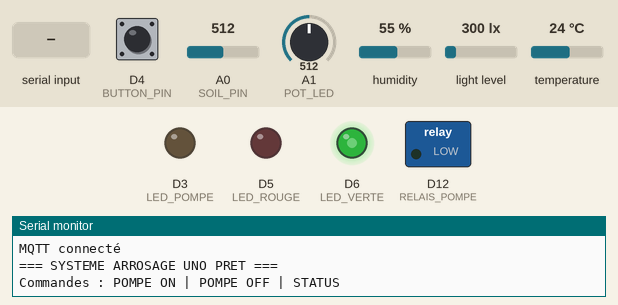
A sketch run on a simulated Arduino MKR. Parts: switched loads named in the sketch (green lamp = pin HIGH), output pins drawn as LEDs (lit = HIGH), the last lines printed to the serial monitor. Dashed ring = blinking. The test bench sets the inputs (shaded band); at power-on: A1 (POT_LED) = 512, A0 (SOIL_PIN) = 512, D4 (BUTTON_PIN) HIGH, humidity 55 %, light level 300 lx, temperature 24 °C. WiFi joins after 1.5 s; servers stay silent unless stated; no MQTT or app messages arrive unless stated.

Above: at 4.7 s.
4.8 s: "POMPE ON\n" received over Serial
At 5.1 s:
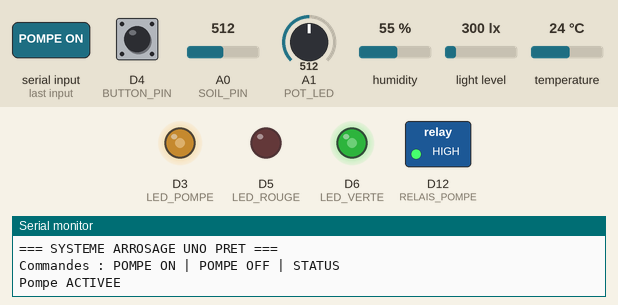
6.3 s: A1 (POT_LED) set to 716
At 8.7 s:
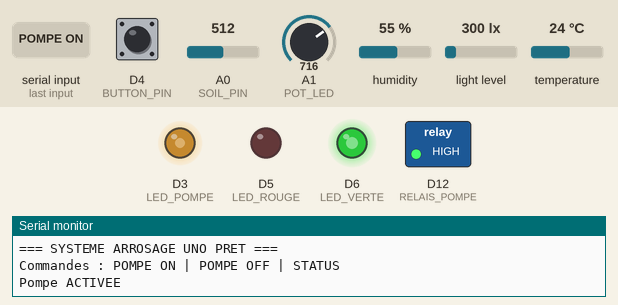
9.0 s: A0 (SOIL_PIN) set to 824
10.7 s: A0 (SOIL_PIN) set to 845
At 12.7 s:
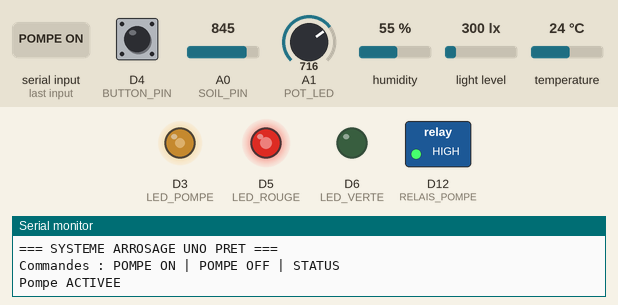
13.0 s: "POMPE OFF\n" received over Serial
At 13.7 s:
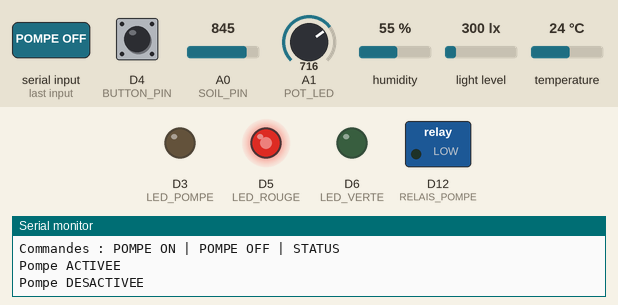
14.5 s: D4 (BUTTON_PIN) pulled LOW for 3.2 s
At 14.9 s:
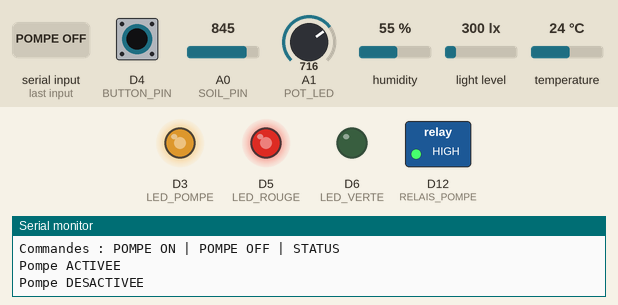
Timing chart, 0 to 20.0 s (numbered marks = the images above; inputs shaded):
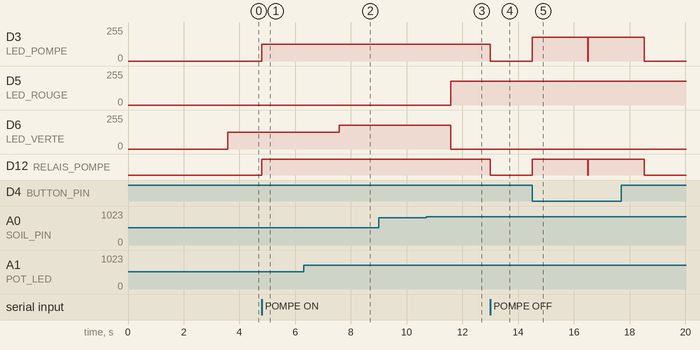

Measured:
- the behaviour switches between 836 and 837 on A0 (SOIL_PIN) (found by bisection; images 2 and 3)
- after the input at 4.8 s, D3 (LED_POMPE): 0/255 → 127/255 at once; D12 (RELAIS_POMPE): LOW → HIGH at once
- after the input at 6.3 s, D6 (LED_VERTE): 127/255 → 178/255 after 1.3 s
- after the input at 9.0 s, every drawn part: stays the same
- after the input at 10.7 s, D5 (LED_ROUGE): 0/255 → 178/255 after 0.88 s; D6 (LED_VERTE): 178/255 → 0/255 after 0.88 s
- after the input at 13.0 s, D3 (LED_POMPE): 127/255 → 0/255 at once; D12 (RELAIS_POMPE): HIGH → LOW at once
- after the input at 14.5 s, D3 (LED_POMPE): 0/255 → 178/255 at once, → 0/255 4.0 s later; D12 (RELAIS_POMPE): alternates HIGH for 2.0 s and LOW for 0.02 s, starting at once

The sketch:

IOT.ino
```cpp
#include <DHT.h>
#include <Adafruit_Sensor.h>
#include <Adafruit_TSL2591.h>
#include <WiFiNINA.h>
#include <ArduinoMqttClient.h>

// ===================== PINS =====================

// LEDs sur pins PWM
#define LED_VERTE 6
#define LED_ROUGE 5
#define LED_POMPE 3

// Capteurs
#define DHTPIN 13
#define DHTTYPE DHT22
#define SOIL_PIN A0
#define POT_LED A1
#define BUTTON_PIN 4

// Pompe (relais)
#define RELAIS_POMPE 12

// ===================== OBJETS =====================
DHT dht(DHTPIN, DHTTYPE);
Adafruit_TSL2591 tsl = Adafruit_TSL2591(2591);
WiFiSSLClient wifiClient;
MqttClient mqttClient(wifiClient);

// ===================== VARIABLES =====================
bool pompeState = false;
bool tslPresent = false;

unsigned long lastRead = 0;
unsigned long lastMqttSend = 0;
unsigned long lastPumpActivation = 0;

float humAir = NAN;
float tempAir = NAN;
float lux = -1;
int humSol = -1;
int humValue = -1;

const char broker[] = "108d626db3644648a1521cc3fc8f0112.s1.eu.hivemq.cloud";
int port = 8883;

char mqttUser[] = "isnubi";
char mqttPass[] = "Bornforrevolution1*";

char ssid[] = "devolo-007";
char pass[] = "TJPBTRLVHXRHJILM";

bool serialEnabled = false;

// ===================================================
void connectWiFi() {
  Serial.print("Connexion WiFi...");
  while (WiFi.begin(ssid, pass) != WL_CONNECTED) {
    delay(2000);
    Serial.print(".");
  }
  Serial.println("\nWiFi connecté");
  Serial.print("IP : ");
  Serial.println(WiFi.localIP());
}

void connectMQTT() {
  Serial.print("Connexion MQTT...");
  mqttClient.setUsernamePassword(mqttUser, mqttPass);
  while (!mqttClient.connect(broker, port)) {
    Serial.print("Erreur MQTT: ");
    Serial.println(mqttClient.connectError());
    delay(2000);
  }
  Serial.println("\nMQTT connecté");
}

// ===================================================
// ===================== SETUP ========================
// ===================================================
void setup() {
  Serial.begin(9600);
  delay(2000);

  pinMode(LED_VERTE, OUTPUT);
  pinMode(LED_ROUGE, OUTPUT);
  pinMode(LED_POMPE, OUTPUT);
  pinMode(RELAIS_POMPE, OUTPUT);
  pinMode(BUTTON_PIN, INPUT_PULLUP);

  digitalWrite(RELAIS_POMPE, LOW);  // pompe OFF

  dht.begin();

  if (tsl.begin()) {
    tsl.setGain(TSL2591_GAIN_MED);
    tsl.setTiming(TSL2591_INTEGRATIONTIME_100MS);
    tslPresent = true;
    Serial.println("TSL2591 OK");
  } else {
    Serial.println("TSL2591 ABSENT");
  }

  connectWiFi();
  connectMQTT();

  Serial.println("=== SYSTEME ARROSAGE UNO PRET ===");
  Serial.println("Commandes : POMPE ON | POMPE OFF | STATUS");
}

// ===================================================
// ===================== LOOP =========================
// ===================================================
void loop() {
  // Intensité LEDs
  int potValue = analogRead(POT_LED);
  int brightness = map(potValue, 0, 1023, 0, 255);

  // Activation manuelle de la pompe avec le bouton
  bool buttonPressed = digitalRead(BUTTON_PIN) == LOW;
  if (buttonPressed && !pompeState) {
    pompeState = true;
    digitalWrite(RELAIS_POMPE, HIGH);
    analogWrite(LED_POMPE, brightness);
    delay(1000); // Pompe activée pendant 1 seconde
    lastPumpActivation = millis();
    pompeState = false;
    digitalWrite(RELAIS_POMPE, LOW);
    digitalWrite(LED_POMPE, LOW);
  }

  // Lecture des capteurs (toutes les 2 secondes)
  if (millis() - lastRead > 2000) {
    lastRead = millis();

    // DHT22
    humAir = dht.readHumidity();
    tempAir = dht.readTemperature();

    // Hygromètrie du sol
    humValue = analogRead(SOIL_PIN);
    humValue = constrain(humValue, 400, 1023);
    humSol = map(humValue, 400, 1023, 100, 0);

    // Luminosité
    if (tslPresent) {
      sensors_event_t event;
      tsl.getEvent(&event);
      lux = event.light ? event.light : 0;
    }

    // Gestion des LEDs en fonction de l'humidité du sol
    if (!isnan(humSol)) {
      if (humSol > 30.0) {
        analogWrite(LED_VERTE, brightness);
        digitalWrite(LED_ROUGE, LOW);
      } else {
        digitalWrite(LED_VERTE, LOW);
        analogWrite(LED_ROUGE, brightness);
      }

      // Activation automatique de la pompe si l'humidité du sol est < 30% avec un délai de 5 minutes entre chaque activation
      if (humSol < 30 && !pompeState && millis() - lastPumpActivation > 300000) {
        pompeState = true;
        digitalWrite(RELAIS_POMPE, HIGH);
        analogWrite(LED_POMPE, brightness);
        delay(1000); // Pompe activée pendant 1 seconde
        pompeState = false;
        digitalWrite(RELAIS_POMPE, LOW);
        digitalWrite(LED_POMPE, LOW);
        lastPumpActivation = millis();
      }
    } else {
      digitalWrite(LED_VERTE, LOW);
      digitalWrite(LED_ROUGE, LOW);
    }
  }

  // Envoi MQTT (toutes les 5 secondes)
  if (millis() - lastMqttSend > 5000) {
    mqttClient.poll();

    lastMqttSend = millis();
    sendMQTT(humAir, tempAir, humSol, lux, pompeState);

    // Affichage série
    if (serialEnabled == true) {
      Serial.print("Air H: ");
      Serial.print(isnan(humAir) ? -1 : humAir);
      Serial.print("% | T: ");
      Serial.print(isnan(tempAir) ? -1 : tempAir);
      Serial.print("C | Sol: ");
      Serial.print(humSol);
      Serial.print("% (");
      Serial.print(humValue);
      Serial.print(") | Lux: ");
      if (lux >= 0) Serial.println(lux);
      else Serial.println("N/A");
    }
  }

  handleSerial();
}

void handleSerial() {
  if (Serial.available()) {
    String cmd = Serial.readStringUntil('\n');
    cmd.trim();

    if (cmd == "POMPE ON") {
      // On récupère l'intensité pour la LED
      int potValue = analogRead(POT_LED);
      int brightness = map(potValue, 0, 1023, 0, 255);

      pompeState = true;
      digitalWrite(RELAIS_POMPE, HIGH);
      analogWrite(LED_POMPE, brightness);
      Serial.println("Pompe ACTIVEE");
    } else if (cmd == "POMPE OFF") {
      pompeState = false;
      digitalWrite(RELAIS_POMPE, LOW);
      digitalWrite(LED_POMPE, LOW);
      Serial.println("Pompe DESACTIVEE");
    } else {
      Serial.println("Commande inconnue");
    }
  }
}

// ===================================================
void sendMQTT(float humAir, float tempAir, float humSol, float lux, bool pompeState) {
  if (serialEnabled == true) {
    Serial.println("Envoi MQTT...");
  }
  mqttClient.beginMessage("louisg/arrosage/air/humidity");
  mqttClient.print(humAir);
  mqttClient.endMessage();

  mqttClient.beginMessage("louisg/arrosage/air/temperature");
  mqttClient.print(tempAir);
  mqttClient.endMessage();

  mqttClient.beginMessage("louisg/arrosage/soil");
  mqttClient.print(humSol);
  mqttClient.endMessage();

  mqttClient.beginMessage("louisg/arrosage/light");
  mqttClient.print(lux);
  mqttClient.endMessage();

  // JSON global
  mqttClient.beginMessage("louisg/arrosage/status");
  mqttClient.print("{");
  mqttClient.print("\"temp\":");
  mqttClient.print(tempAir);
  mqttClient.print(",");
  mqttClient.print("\"humAir\":");
  mqttClient.print(humAir);
  mqttClient.print(",");
  mqttClient.print("\"humSol\":");
  mqttClient.print(humSol);
  mqttClient.print(",");
  mqttClient.print("\"lux\":");
  mqttClient.print(lux);
  mqttClient.print("\"}");
  mqttClient.endMessage();
}
```
